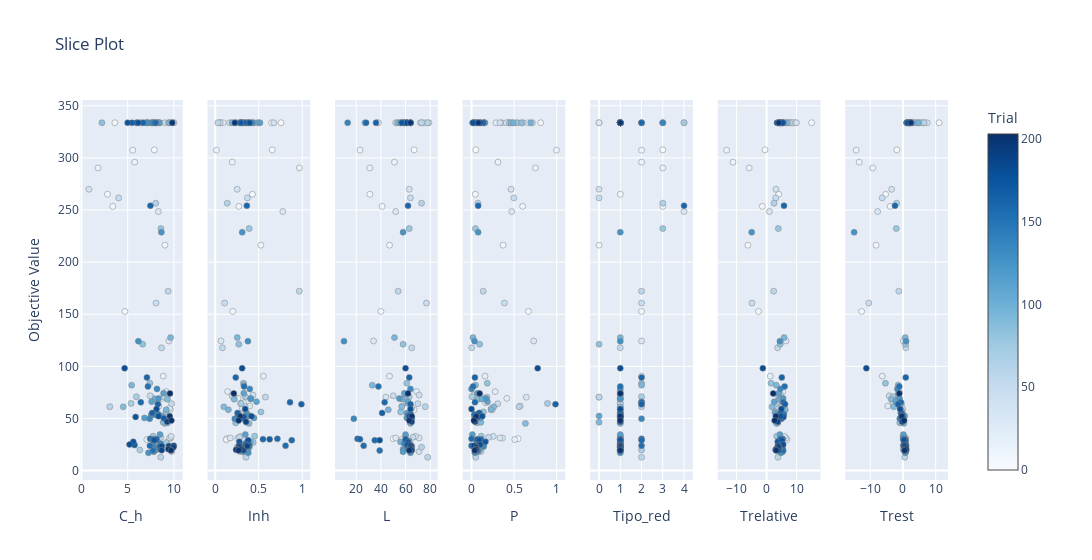

The notebook cell saved with this chart:
### Code cell
optuna.visualization.plot_slice(study)

### Figure 1 — Plotly figure (JSON) as saved in the notebook; plotly's stock layout.template omitted (floating-point values rounded to 4 significant figures; data arrays with more than 128 entries replaced by an {"elided": "..."} marker saying what was removed)
{"data": [{"marker": {"color": {"elided": "155 int values"}, "colorbar": {"title": {"text": "Trial"}, "x": 1, "xpad": 40}, "colorscale": [[0, "rgb(247,251,255)"], [0.125, "rgb(222,235,247)"], [0.25, "rgb(198,219,239)"], [0.375, "rgb(158,202,225)"], [0.5, "rgb(107,174,214)"], [0.625, "rgb(66,146,198)"], [0.75, "rgb(33,113,181)"], [0.875, "rgb(8,81,156)"], [1, "rgb(8,48,107)"]], "line": {"color": "Grey", "width": 0.5}, "showscale": true}, "mode": "markers", "name": "Feasible Trial", "showlegend": false, "type": "scatter", "x": {"elided": "155 float values"}, "xaxis": "x", "y": {"elided": "155 float values"}, "yaxis": "y"}, {"marker": {"color": {"elided": "155 int values"}, "colorbar": {"title": {"text": "Trial"}, "x": 1, "xpad": 40}, "colorscale": [[0, "rgb(247,251,255)"], [0.125, "rgb(222,235,247)"], [0.25, "rgb(198,219,239)"], [0.375, "rgb(158,202,225)"], [0.5, "rgb(107,174,214)"], [0.625, "rgb(66,146,198)"], [0.75, "rgb(33,113,181)"], [0.875, "rgb(8,81,156)"], [1, "rgb(8,48,107)"]], "line": {"color": "Grey", "width": 0.5}, "showscale": false}, "mode": "markers", "name": "Feasible Trial", "showlegend": false, "type": "scatter", "x": {"elided": "155 float values"}, "xaxis": "x2", "y": {"elided": "155 float values"}, "yaxis": "y2"}, {"marker": {"color": {"elided": "155 int values"}, "colorbar": {"title": {"text": "Trial"}, "x": 1, "xpad": 40}, "colorscale": [[0, "rgb(247,251,255)"], [0.125, "rgb(222,235,247)"], [0.25, "rgb(198,219,239)"], [0.375, "rgb(158,202,225)"], [0.5, "rgb(107,174,214)"], [0.625, "rgb(66,146,198)"], [0.75, "rgb(33,113,181)"], [0.875, "rgb(8,81,156)"], [1, "rgb(8,48,107)"]], "line": {"color": "Grey", "width": 0.5}, "showscale": false}, "mode": "markers", "name": "Feasible Trial", "showlegend": false, "type": "scatter", "x": {"elided": "155 int values"}, "xaxis": "x3", "y": {"elided": "155 float values"}, "yaxis": "y3"}, {"marker": {"color": {"elided": "155 int values"}, "colorbar": {"title": {"text": "Trial"}, "x": 1, "xpad": 40}, "colorscale": [[0, "rgb(247,251,255)"], [0.125, "rgb(222,235,247)"], [0.25, "rgb(198,219,239)"], [0.375, "rgb(158,202,225)"], [0.5, "rgb(107,174,214)"], [0.625, "rgb(66,146,198)"], [0.75, "rgb(33,113,181)"], [0.875, "rgb(8,81,156)"], [1, "rgb(8,48,107)"]], "line": {"color": "Grey", "width": 0.5}, "showscale": false}, "mode": "markers", "name": "Feasible Trial", "showlegend": false, "type": "scatter", "x": {"elided": "155 float values"}, "xaxis": "x4", "y": {"elided": "155 float values"}, "yaxis": "y4"}, {"marker": {"color": {"elided": "155 int values"}, "colorbar": {"title": {"text": "Trial"}, "x": 1, "xpad": 40}, "colorscale": [[0, "rgb(247,251,255)"], [0.125, "rgb(222,235,247)"], [0.25, "rgb(198,219,239)"], [0.375, "rgb(158,202,225)"], [0.5, "rgb(107,174,214)"], [0.625, "rgb(66,146,198)"], [0.75, "rgb(33,113,181)"], [0.875, "rgb(8,81,156)"], [1, "rgb(8,48,107)"]], "line": {"color": "Grey", "width": 0.5}, "showscale": false}, "mode": "markers", "name": "Feasible Trial", "showlegend": false, "type": "scatter", "x": {"elided": "155 int values"}, "xaxis": "x5", "y": {"elided": "155 float values"}, "yaxis": "y5"}, {"marker": {"color": {"elided": "155 int values"}, "colorbar": {"title": {"text": "Trial"}, "x": 1, "xpad": 40}, "colorscale": [[0, "rgb(247,251,255)"], [0.125, "rgb(222,235,247)"], [0.25, "rgb(198,219,239)"], [0.375, "rgb(158,202,225)"], [0.5, "rgb(107,174,214)"], [0.625, "rgb(66,146,198)"], [0.75, "rgb(33,113,181)"], [0.875, "rgb(8,81,156)"], [1, "rgb(8,48,107)"]], "line": {"color": "Grey", "width": 0.5}, "showscale": false}, "mode": "markers", "name": "Feasible Trial", "showlegend": false, "type": "scatter", "x": {"elided": "155 float values"}, "xaxis": "x6", "y": {"elided": "155 float values"}, "yaxis": "y6"}, {"marker": {"color": {"elided": "155 int values"}, "colorbar": {"title": {"text": "Trial"}, "x": 1, "xpad": 40}, "colorscale": [[0, "rgb(247,251,255)"], [0.125, "rgb(222,235,247)"], [0.25, "rgb(198,219,239)"], [0.375, "rgb(158,202,225)"], [0.5, "rgb(107,174,214)"], [0.625, "rgb(66,146,198)"], [0.75, "rgb(33,113,181)"], [0.875, "rgb(8,81,156)"], [1, "rgb(8,48,107)"]], "line": {"color": "Grey", "width": 0.5}, "showscale": false}, "mode": "markers", "name": "Feasible Trial", "showlegend": false, "type": "scatter", "x": {"elided": "155 float values"}, "xaxis": "x7", "y": {"elided": "155 float values"}, "yaxis": "y7"}], "layout": {"title": {"text": "Slice Plot"}, "width": 2100, "xaxis": {"anchor": "y", "domain": [0, 0.1184], "title": {"text": "C_h"}}, "xaxis2": {"anchor": "y2", "domain": [0.1469, 0.2653], "title": {"text": "Inh"}}, "xaxis3": {"anchor": "y3", "domain": [0.2939, 0.4122], "title": {"text": "L"}}, "xaxis4": {"anchor": "y4", "domain": [0.4408, 0.5592], "title": {"text": "P"}}, "xaxis5": {"anchor": "y5", "domain": [0.5878, 0.7061], "title": {"text": "Tipo_red"}}, "xaxis6": {"anchor": "y6", "domain": [0.7347, 0.8531], "title": {"text": "Trelative"}}, "xaxis7": {"anchor": "y7", "domain": [0.8816, 1.0], "title": {"text": "Trest"}}, "yaxis": {"anchor": "x", "domain": [0, 1], "title": {"text": "Objective Value"}}, "yaxis2": {"anchor": "x2", "domain": [0, 1], "matches": "y", "showticklabels": false}, "yaxis3": {"anchor": "x3", "domain": [0, 1], "matches": "y", "showticklabels": false}, "yaxis4": {"anchor": "x4", "domain": [0, 1], "matches": "y", "showticklabels": false}, "yaxis5": {"anchor": "x5", "domain": [0, 1], "matches": "y", "showticklabels": false}, "yaxis6": {"anchor": "x6", "domain": [0, 1], "matches": "y", "showticklabels": false}, "yaxis7": {"anchor": "x7", "domain": [0, 1], "matches": "y", "showticklabels": false}}}
